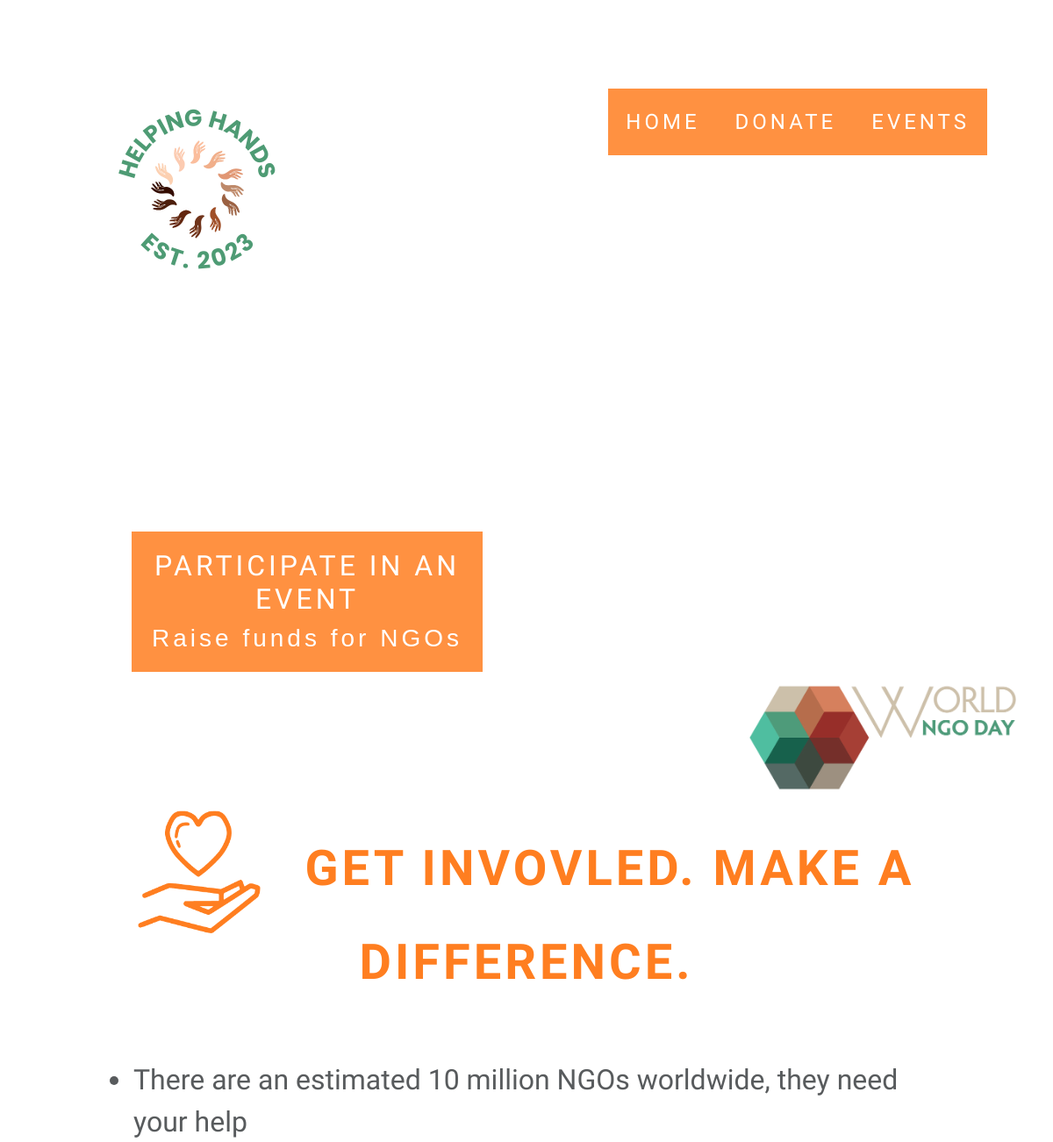
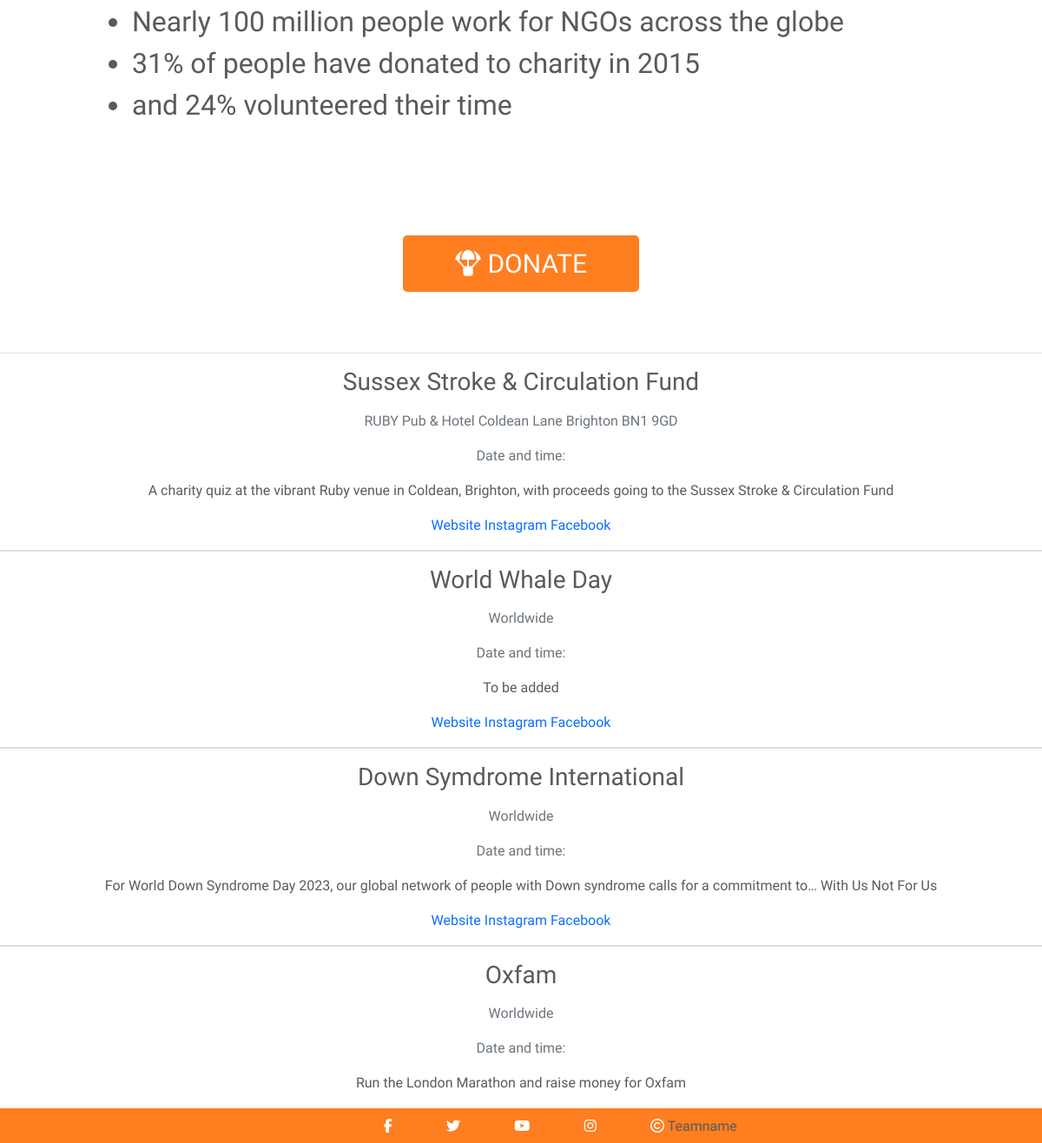
The page /take-part/donate/ on the database its author committed (2 pictures, top to bottom).
### directory/models.py (models this page shows, shortened)
class Org(models.Model):
    name = models.CharField(max_length=254, null=False, blank=False)
    work = models.CharField(max_length=254, null=False, blank=False)
    location = models.ForeignKey(Location, null=True, on_delete=models.SET_NULL)
    summary = models.CharField(max_length=2000, null=False, blank=False, default="To be added")
    website = models.CharField(max_length=254, null=False, blank=False)
    facebook = models.CharField(max_length=254, null=True, blank=True)
    instagram = models.CharField(max_length=254, null=True, blank=True)
    image = models.CharField(max_length=254, null=True, blank=True)

class Location(models.Model):
    name = models.CharField(max_length=100, null=False, blank=False)
    def __str__(self):
        return self.name

### directory/views.py (the view)
# urls.py: path('donate/', views.donate, name='donate'),
def donate(request):
    orgs = Org.objects.all()
    template = "directory/donate.html"
    context = {
        'orgs': orgs,
    }
    return render(request, template, context)

### directory/templates/directory/donate.html (shortened to what this page needs)
{% extends "base.html" %}
{% load static %}
{% block content %}
<section id="hero-outer">
    <div id="world-ngo-logo"></div>
    <div id="events-cover-text">
        <h2>Participate in an Event </h2>
        <h3>Raise funds for NGOs</h3>
    </div>
</section>
<section class="make-difference">
    <div id="get-involved-donate">
        <h2> <img src="{{MEDIA_URL}}/images/donation-icon.png" alt="hand holding a heart icon">Get Invovled. Make a
        Difference.</h2>
        <ul>
            <li>
                There are an estimated 10 million NGOs worldwide,
                they need your help
            </li>
            <li>
                Nearly 100 million people work for NGOs across the globe
            </li>
            <li>
                31% of people have donated to charity in 2015
            </li>
            <li>
                and 24% volunteered their time
            </li>
        </ul>
    </div>
    <div id="donate">
        <a href="{% url 'donate' %}" class="donate-btn"><i class="fa-solid fa-parachute-box"></i>  DONATE</a>
    </div>
</section>
<div class="events-container">
    <div class="col-12">
        <div class="row">
            {% for org in orgs %}
            <div class="card ml-4">
                <div class="card-body">
                    <h3 class="card-title text-black">{{ org.name }}</h3>
                    <p class="card-text text-muted">{{ org.location }}</p>
                    <p class="card-text text-muted">Date and time: {{ org.date }} {{ org.time }}</p>
                    <p class="card-text">{{ org.summary }}</p>
                    <a href="{{ org.website }}" class="text-black">Website</a>
                    <a href="{{ org.instagram }}">Instagram</a>
                    <a href="{{ org.facebook }}">Facebook</a>
                </div>
            </div>
            {% endfor %}
        </div>
    </div>
</div>
{% endblock %}

### static/css/base.css (style rules this page uses)
* { margin: 0; padding: 0; }
body { font-family: 'Oswald', 'Helvetica St', sans-serif; font-weight: 300; color: #585b5d; position: relative; min-height: 100vh; }
a { text-decoration: none; }
h1, h2 { font-family: 'Labrada', 'Helvetica Std Bold Condensed', sans-serif; text-transform: uppercase; letter-spacing: 4px; color: rgb(255, 126, 32); }
#hero-outer { height: 900px; width: 100%; position: relative; }
#events-cover-text, #events-cover-text h2 { color: #fff; }
#events-cover-text { font-size: 200%; font-family: 'Helvetica Lt Std Condensed', 'Helvetica Std Bold Condensed', sans-serif; letter-spacing: 4px; text-transform: none; width: 400px; height: 160px; padding: 20px; position: absolute; bottom: 150px; left: 150px; background-color: rgba(255, 126, 32, 0.85); text-align: center; }
#world-ngo-logo { background: url('../../media/images/world-ngo-corner-logo2.png') no-repeat bottom right; height: 100%; width: 100%; position: absolute; bottom: 0px; right: 0px; }
.donate-btn { background-color: #ff7e20; color: white; text-decoration: none; font-size: 30px; border-radius: 5px; padding: 15px 60px; }
.make-difference { height: 600px; display: flex; justify-content: center; align-items: center; flex-direction: column; }
.make-difference img { height: 2.5em; width: 2.5em; margin-right: 50px; }
.make-difference h2 { font-size: 350%; font-weight: 700; margin-bottom: 75px; text-align: center; }
#get-involved-donate { display: flex; width: 100%; flex-direction: column; align-items: center; padding: 10%; }
#get-involved-donate li { font-size: 2em; }
.events-container { text-align: center; margin-top: 12em; }

### rows shown on the page
Org: name "Sussex Stroke & Circulation Fund", location "RUBY Pub & Hotel Coldean Lane Brighton BN1 9GD", summary "A charity quiz at the vibrant Ruby venue in Coldean, Brighton, with proceeds going to the Sussex Stroke & Circulation Fund"
Org: name "World Whale Day", location "Worldwide", summary "To be added"
Org: name "Down Symdrome International", location "Worldwide", summary "For World Down Syndrome Day 2023, our global network of people with Down syndrome calls for a commitment to… With Us Not For Us"
Org: name "Oxfam", location "Worldwide", summary "Run the London Marathon and raise money for Oxfam"
